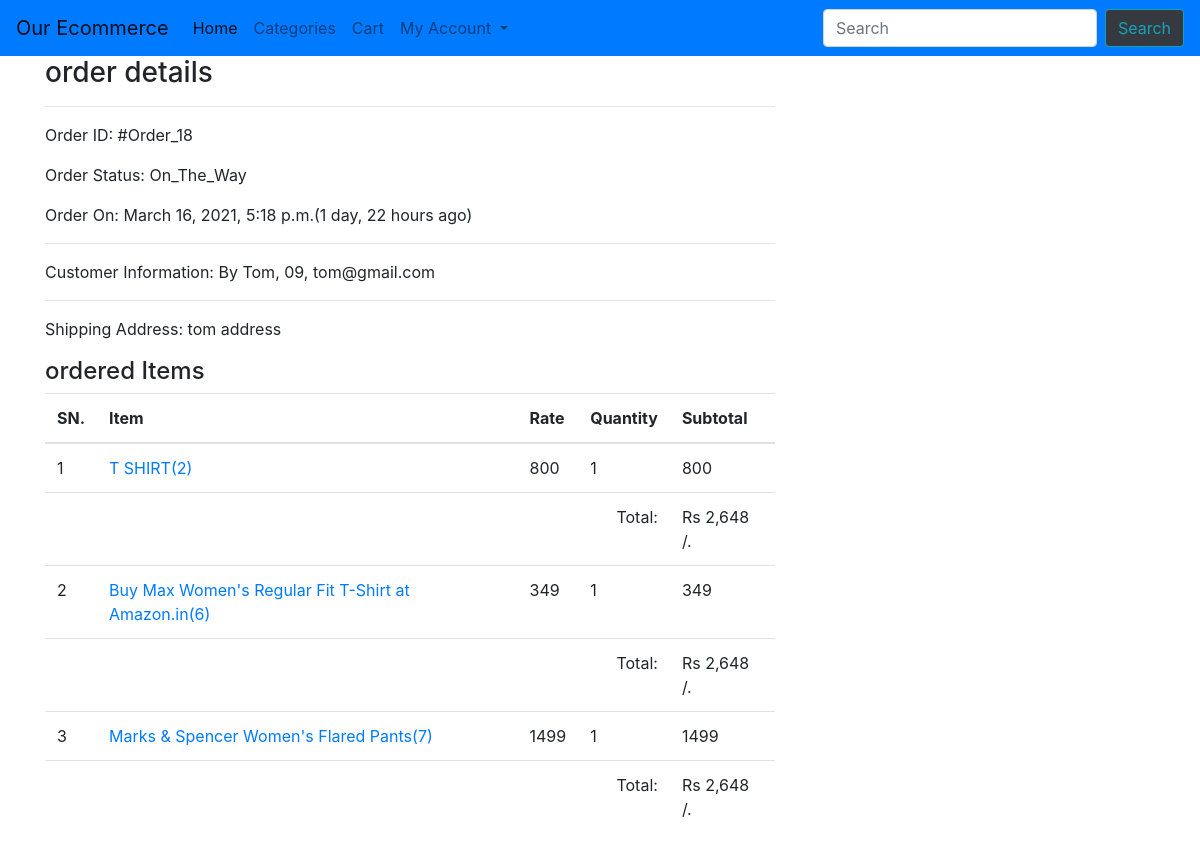
/profile/order-18/ (signed in), run on the app's committed database.
### EShop/models.py (models this page shows, shortened)
class Order(models.Model):
    cart = models.OneToOneField(Cart, on_delete=models.CASCADE)
    ordered_by = models.CharField(max_length=200)
    shipping_address = models.CharField(max_length=200)
    mobile = models.CharField(max_length=20)
    email = models.EmailField(null=True, blank=True)
    subtotal = models.PositiveIntegerField()
    discount = models.PositiveIntegerField()
    total = models.PositiveIntegerField()
    order_status = models.CharField(max_length=100, choices=view_status)
    created_at = models.DateTimeField(auto_now_add=True)

class CartProduct(models.Model):
    cart = models.ForeignKey(Cart, on_delete=models.CASCADE)
    product = models.ForeignKey(Product, on_delete=models.CASCADE)
    rate = models.PositiveIntegerField()
    quantity = models.PositiveIntegerField()
    subtotal = models.PositiveIntegerField()

class Product(models.Model):
    title = models.CharField(max_length=200)
    slug = models.SlugField(unique=True)
    Category = models.ForeignKey(Category, on_delete=models.CASCADE)
    image = models.ImageField(upload_to= 'product')
    marked_price = models.PositiveIntegerField()
    selling_price = models.PositiveIntegerField()
    description = models.TextField()
    warranty = models.CharField(max_length=300,null=True, blank=True)
    return_policy = models.CharField(max_length=300, null=True, blank=True)
    view_count = models.PositiveIntegerField(default=0)

### EShop/views.py (the view)
# urls.py: path('profile/order-<int:pk>/', CustomerOrderDetailView.as_view(), name='customerorderdetail'),
class CustomerOrderDetailView(DetailView):
    template_name = 'customerorderdetail.html'
    model = Order
    context_object_name = 'obj_obj'
    def dispatch(self, request, *args, **kwargs):
        if request.user.is_authenticated and Customer.objects.filter(user=request.user).exists():
            order_id = self.kwargs['pk']
            order = Order.objects.get(id=order_id)
            if request.user.customer != order.cart.customer:
                return redirect('EShop:customerprofile')
        else:
            return redirect("/login/?next=/profile/")
        return super().dispatch(request, *args, **kwargs)

### templates/customerorderdetail.html (shortened to what this page needs)
{% extends 'base.html' %}
{% load humanize %}
{% block body %}
    <div class="container">
        <div class="row">
            <div class="col-md-8">
                <h3>order details</h3><hr>
                <p><span>Order ID: </span>#Order_{{obj_obj.id}}</p>
                <p><span>Order Status: </span>{{obj_obj.order_status}}</p>
                <p><span>Order On: </span>{{obj_obj.created_at}}({{obj_obj.created_at|timesince}} ago)</p><hr>
                <p><span>Customer Information: </span> By {{ obj_obj.ordered_by }},  {{ obj_obj.mobile}}, {{ obj_obj.email}}  </p><hr>
                <p><span>Shipping Address: </span>{{ obj_obj.shipping_address }}</p>
                <h4>ordered Items</h4>
                <table class="table">
                    <thead>
                        <tr>
                            <th>SN.</th>
                            <th>Item</th>
                            <th>Rate</th>
                            <th>Quantity</th>
                            <th>Subtotal</th>
                        </tr>
                    </thead>
                    <tbody>
                        {% for cp in obj_obj.cart.cartproduct_set.all  %}
                        <tr>
                            <td> {{forloop.counter}} </td>
                            <td><a target="_blank" href="{% url 'EShop:productdetail' cp.product.slug %}"> {{cp.product.title}}({{cp.product.id}}) </a></td>
                            <td> {{cp.rate}} </td>
                            <td> {{cp.quantity}} </td>
                            <td> {{cp.subtotal}} </td>
                        </tr>
                        <tr>
                            <td colspan="4" class="text-right">Total: </td>
                            <td>Rs {{obj_obj.total|intcomma}} /.</td>
                        </tr>
                        {% endfor %}
                    </tbody>
                </table>
            </div>
        </div>
    </div>
{% endblock %}

### data on the page
Order: id "18", order_status "On_The_Way", created_at "March 16, 2021, 5:18 p.m.", created_at "1 day, 22 hours", ordered_by "Tom", mobile "09", email "tom@gmail.com", shipping_address "tom address", total "2,648"
CartProduct: product "T SHIRT", product.id "2", rate "800", quantity "1", subtotal "800"
CartProduct: product "Buy Max Women's Regular Fit T-Shirt at Amazon.in", product.id "6", rate "349", quantity "1", subtotal "349"
CartProduct: product "Marks & Spencer Women's Flared Pants", product.id "7", rate "1499", quantity "1", subtotal "1499"
